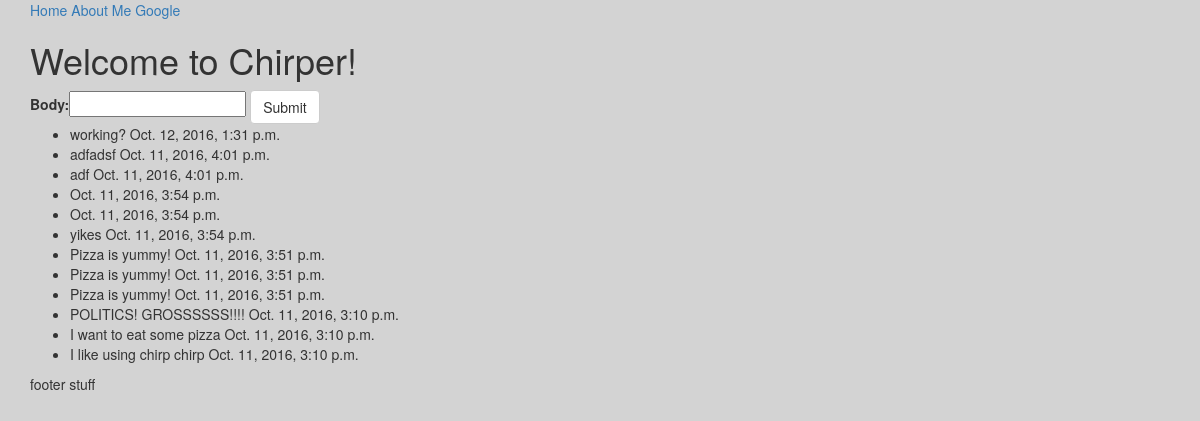
Before: / with the older database file.
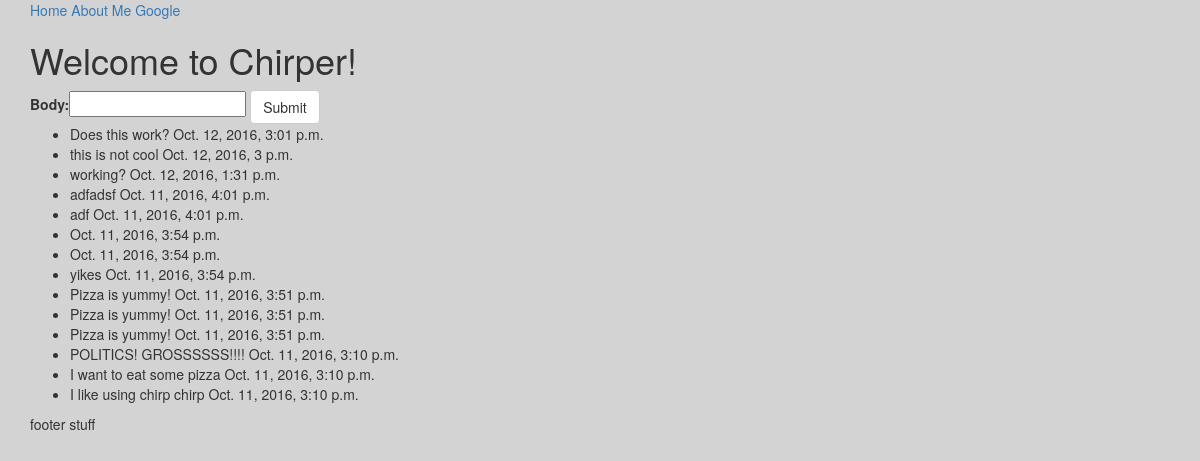
After: the same page with the newer database file.
### app/models.py (models this page shows)
class Chirp(models.Model):
    body = models.CharField(max_length=140)
    created = models.DateTimeField(auto_now_add=True)
    def __str__(self):
        return self.body

### app/views.py (the view)
# urls.py: url(r'^$', index_view, name="index_view"),
def index_view(request):
    print(request.POST)
    if request.POST:
        instance = ChirpForm(request.POST)
        if instance.is_valid():
            instance.save()  # converts from form data and makes and instance in the database.
    context = {
        "form": ChirpForm(),
        "all_chirps": Chirp.objects.all().order_by("-created")
    }
    return render(request, "index.html", context)

### app/forms.py
class ChirpForm(forms.ModelForm):
    class Meta:
        fields = ("body", )
        model = Chirp

### templates/index.html (shortened to what this page needs)
{% extends 'base.html' %}
{% block content %}
<h1> Welcome to Chirper!</h1>
<form class="" action="" method="post">
  {{ form }}
  <input class="btn btn-default" type="submit" value="Submit">
</form>
<ul>
  {% for chirp in all_chirps %}
    <li>{{ chirp }} {{chirp.created}}</li>
  {% endfor %}
</ul>
{% endblock %}

### templates/base.html (shortened to what this page needs)
{% load staticfiles %}
<!DOCTYPE html>
<html>
  <head>
    <link rel="stylesheet" href="{% static 'css/bootstrap.css' %}" media="screen" title="no title">
  </head>
  <body>
    <div class="container">
      <a href="{% url 'index_view' %}">Home</a>
      <a href="{% url 'about_view' %}">About Me</a>
      <a href="http://google.com">Google</a>
      {% block content %}
      {% endblock %}
      {% block footer %}
        footer stuff
      {% endblock %}
    </div>
  </body>
</html>

### templates/base.html (style rules this page uses)
body { background-color: lightgrey; }

Changed rows visible on the page:
added Chirp: body "Does this work?", created "Oct. 12, 2016, 3:01 p.m."
added Chirp: body "this is not cool", created "Oct. 12, 2016, 3 p.m."
